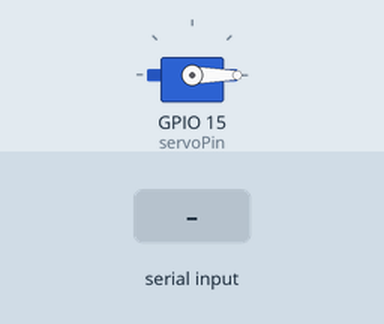
Recording of a sketch running on a simulated ESP32. Shown: servo. The test bench sets the inputs (shaded band). Nothing arrives over Bluetooth unless stated; what the sketch prints to the serial monitor is not drawn.

Above: at 3.2 s.
3.3 s: "3" received over the second serial link
At 4.96 s:
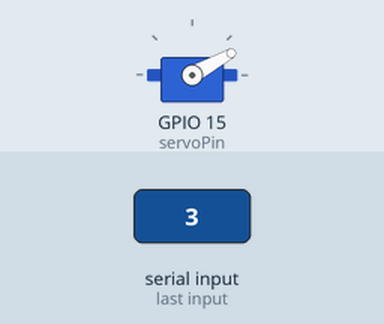
At 5.56 s:
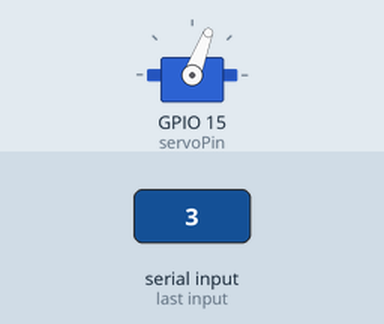
6.3 s: "4" received over the second serial link
At 8.2 s:
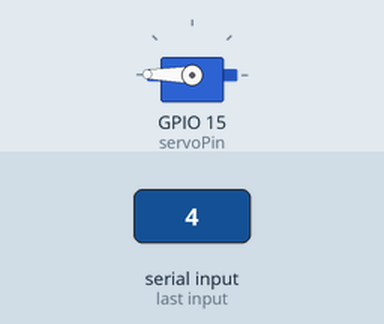
Timing chart, 0 to 12.9 s (numbered marks = the images above; inputs shaded):
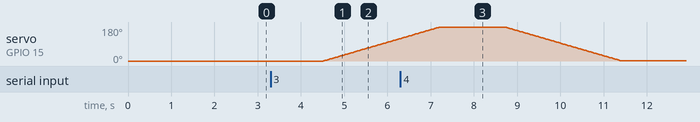

The sketch:

20231114_servoBt.ino
```cpp
#include <ESP32Servo.h>
#include <BluetoothSerial.h>

BluetoothSerial SerialBT;
Servo myservo;

int servoPin = 15; //ESP32 GPIO15
int pos = 0; // 定義舵機轉動位置

void setup()
{
myservo.attach(servoPin, 500, 2500); // 設置舵機控制腳位，並設置最小與最大脈寬
Serial.begin(9600);                  // 設置序列埠鮑率
int init_angle = myservo.read();     // 讀取舵機初始角度
  SerialBT.begin("gaching");    //更改為設定的藍牙顯示名稱

  if (init_angle != pos)
  {
   myservo.write(pos);
   delay(2000);
  };
}

void loop() {
  String value;
  if (SerialBT.available()) {
    value = SerialBT.readString();
    if(value == "3"){
      Serial.println("收到3，0 to 180");
      // 0到180旋轉舵機，每次延時15毫秒
      for(pos = 0; pos < 180; pos += 1) {
      myservo.write(pos);
      delay(15);
      }
    }
    if(value == "4"){
      Serial.println("收到4，180 to 0");
      // 180到0旋轉舵機，每次延時15毫秒
      for(pos = 180; pos>=1; pos-=1)    {
      myservo.write(pos);
      delay(15);
      }
     }
  }
  delay(500);
}
```

Measured:
- after the input at 3.3 s, servo on GPIO 15 (servoPin): moves from 0° to 119° over 1.8 s, starting after 1.2 s
